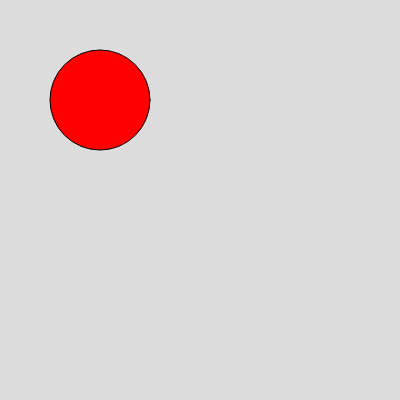
Frame 1 (no input)
Frame 60 (no input): identical to frame 1, image omitted
Frame 120 (the mouse pressed at the canvas centre since frame 60): identical to frame 1, image omitted

The p5.js sketch that drew this single still picture (run headless with seeded random() and noise() and a simulated clock; from frame 60 on, the mouse is pressed at the canvas centre):

// p5.js sketch
// ── sketch.js
function setup() {
  createCanvas(400, 400);
}

function draw() {
  
  background(220);
  
  
  fill(255,0,0);
  circle(100,100,100);
}
